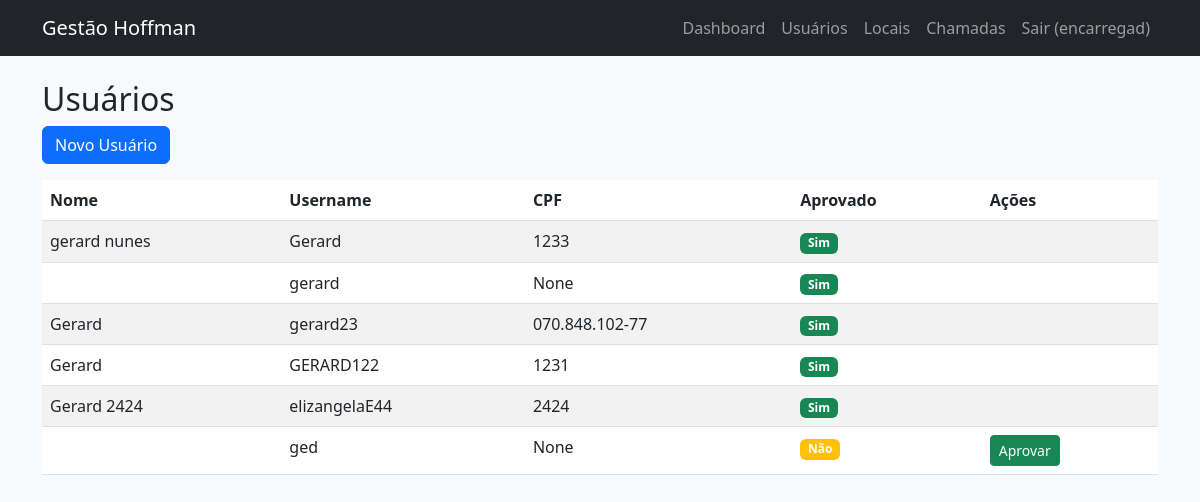
/encarregado/usuarios/ (signed in), run on an earlier commit of the app's database.
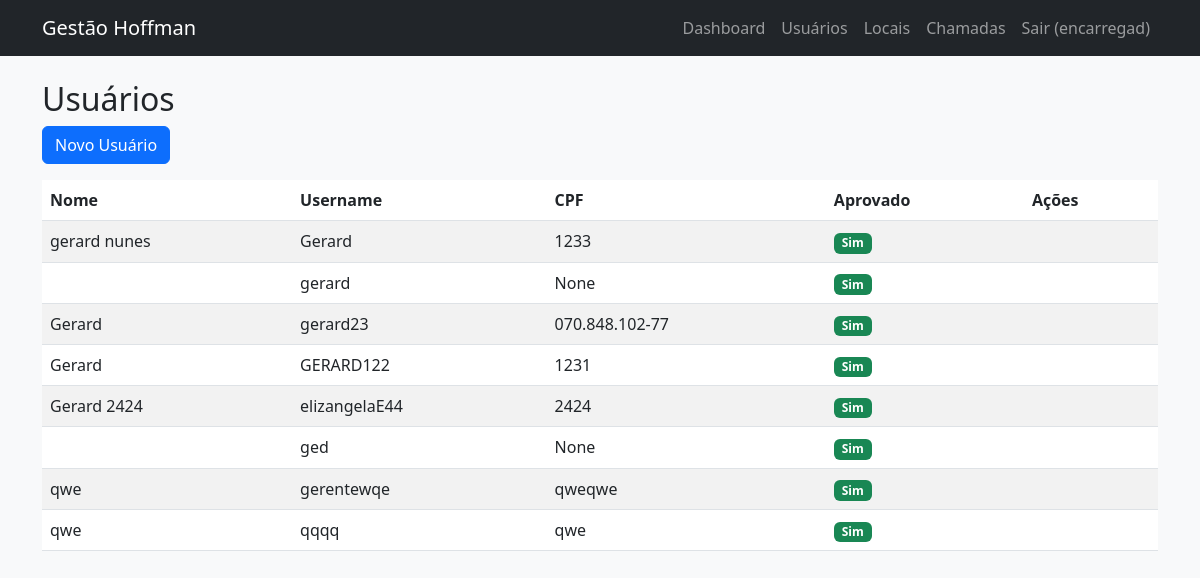
And on a later commit of the database.
### gestao/models.py (models this page shows, shortened)
class User(AbstractUser):
    ROLE_CHOICES = (
        ('gestor', 'Gestor'),
        ('gerente', 'Gerente'),
        ('encarregado', 'Encarregado'),
        ('usuario', 'Usuário'),
        ('administrador', 'Administrador'),
    )
    role = models.CharField(max_length=20, choices=ROLE_CHOICES, default='usuario')
    cpf = models.CharField(max_length=14, unique=True, null=True, blank=True)
    telefone = models.CharField(max_length=20, blank=True)
    endereco = models.TextField(blank=True)
    aprovado = models.BooleanField(default=False)  # apenas para usuários
    aprovado_por = models.ForeignKey('self', on_delete=models.SET_NULL, null=True, blank=True, related_name='aprovados')
    aprovado_em = models.DateTimeField(null=True, blank=True)
    pix = models.CharField(max_length=50, blank=True)

### gestao/views/Vencarregado.py (the view)
# urls.py: path('encarregado/usuarios/', usuario_list, name='usuario_list'),
@login_required
@role_required('encarregado', 'gestor')
def usuario_list(request):
    usuarios = User.objects.filter(role='usuario')
    return render(request, 'encarregado/usuario_list.html', {'usuarios': usuarios})

### templates/encarregado/usuario_list.html
{% extends "base.html" %}
{% block content %}
<h2>Usuários</h2>
<a href="{% url 'usuario_create' %}" class="btn btn-primary mb-3">Novo Usuário</a>
<table class="table table-striped">
    <thead>
        <tr>
            <th>Nome</th>
            <th>Username</th>
            <th>CPF</th>
            <th>Aprovado</th>
            <th>Ações</th>
        </tr>
    </thead>
    <tbody>
        {% for usuario in usuarios %}
        <tr>
            <td>{{ usuario.first_name }}</td>
            <td>{{ usuario.username }}</td>
            <td>{{ usuario.cpf }}</td>
            <td>
                {% if usuario.aprovado %}
                    <span class="badge bg-success">Sim</span>
                {% else %}
                    <span class="badge bg-warning">Não</span>
                {% endif %}
            </td>
            <td>
                {% if not usuario.aprovado %}
                    <a href="{% url 'usuario_aprovar' usuario.id %}" class="btn btn-sm btn-success">Aprovar</a>
                {% endif %}
            </td>
        </tr>
        {% endfor %}
    </tbody>
</table>
{% endblock %}

What changed in the data, as far as the page shows it:
changed User "ged": aprovado "Não Aprovar" → "Sim"
added User: first_name "qwe", username "gerentewqe", cpf "qweqwe", aprovado "Sim"
added User: first_name "qwe", username "qqqq", cpf "qwe", aprovado "Sim"
